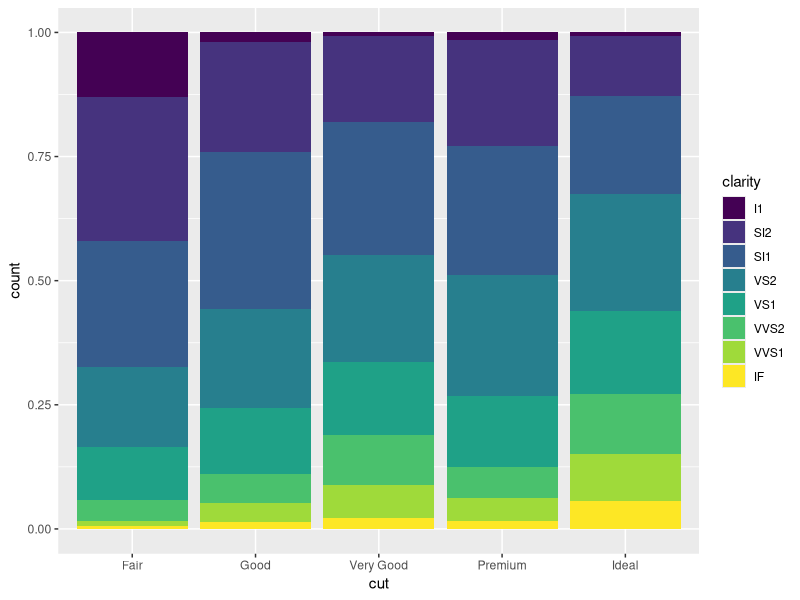

Source code (R):
library(tidyverse)


# tidyverse 集合了 ggplot2 tibble tidyr readr 常用包的集合包

# 设置目录
setwd('/public/home/yangzhi/project/bioinformation/R4ds/visualisation')

print(diamonds)


##############################
# p1: 展示条形图,用 diamonds 数据的 cut 作为每个条形图的分类，统计每种 cut 出现的次数
# p2: 条形图自定义 y 轴数据
# p3: 条形图自定义 y 轴数据（频率）
# p4: 统计总结每个类型 （cut）, 某个属性的最大最小值 
# p5: 填充边框颜色
# p6: 填充 bar 框颜色
# p7: 对特定每个列（x）, 在统计个数 count 的时候，按照某个特定列的占比填充颜色
# p8: 堆叠式柱状图，即在每个切割类别下(cut)，针对不同清晰度(clarity)的柱子紧密堆叠在一起
# p9: 堆叠式柱状图，即在每个切割类别下(cut)，针对不同清晰度(clarity)的的比例划分高度
##############################

# p1 = ggplot(data = diamonds) +
#   geom_bar(mapping = aes(x = cut))

demo = tribble (
  ~cut,  ~freq,
  "Fair",       1610,
  "Good",       4906,
  "Very Good",  12082,
  "Premium",    13791,
  "Ideal",      21551    
)
# p2 = ggplot(data = demo) +
# geom_bar(mapping = aes(x = cut, y = freq), stat = 'identity')


# p3 = ggplot(data = diamonds) +
#   geom_bar(mapping = aes(x = cut, y = stat(prop), group = 1))


# p4 = ggplot(data = diamonds) +
#   stat_summary(
#      mapping = aes(x = cut, y = depth),
#      fun.min = min,
#      fun.max = max,
#      fun = median
    
#   )

# p5 = ggplot(data = diamonds) +
#   geom_bar(mapping = aes(x = cut, color = cut))

# p6 = ggplot(data = diamonds) +
#   geom_bar(mapping = aes(x = cut, fill = cut))


# p7 = ggplot(data = diamonds) +
#   geom_bar(mapping = aes(x = cut, fill = clarity))


# p8 = ggplot(data = diamonds, mapping = aes(x = cut, fill = clarity)) +
#   geom_bar(alpha = 1/5, position = 'identity')

p9 = ggplot(data = diamonds, mapping = aes(x = cut, fill = clarity)) +
  geom_bar(position = 'fill')

# 保存图片到本地
ggsave('./diamond.png', plot = p9)